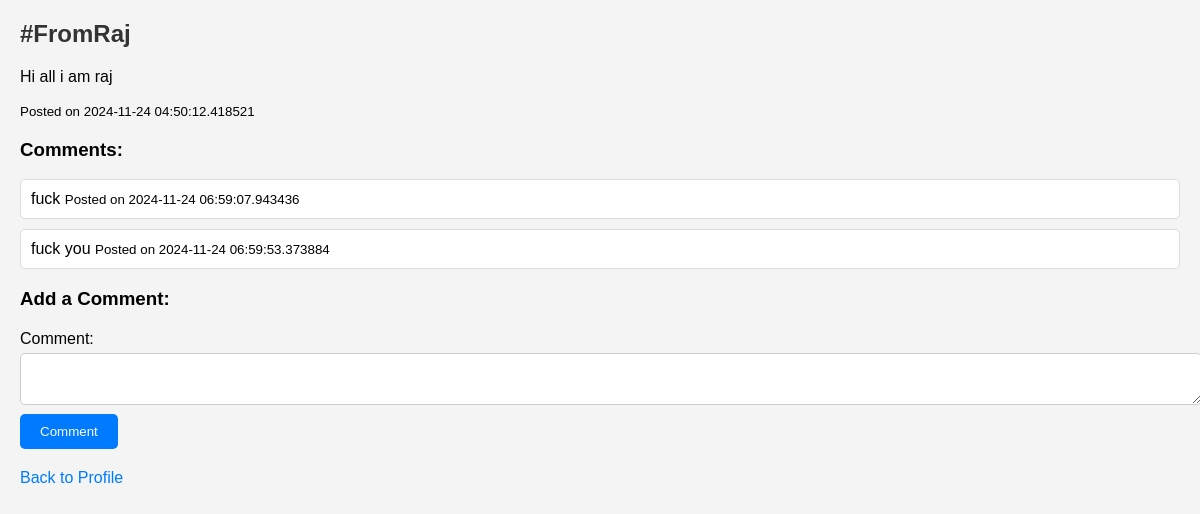
/post/1, run on the app's committed database.
### app.py (models this page shows)
class Post(db.Model):
    id = db.Column(db.Integer, primary_key=True)
    title = db.Column(db.String(150), nullable=False)
    content = db.Column(db.Text, nullable=False)
    timestamp = db.Column(db.DateTime, default=datetime.utcnow)
    user_id = db.Column(db.Integer, db.ForeignKey('user.id'), nullable=False)
    comments = db.relationship('Comment', backref='post', lazy=True)

class Comment(db.Model):
    id = db.Column(db.Integer, primary_key=True)
    content = db.Column(db.Text, nullable=False)
    timestamp = db.Column(db.DateTime, default=datetime.utcnow)
    post_id = db.Column(db.Integer, db.ForeignKey('post.id'), nullable=False)

### app.py (the view, shortened to what this page needs)
@app.route('/post/<int:post_id>', methods=['GET', 'POST'])
def post_details(post_id):
    post = Post.query.get_or_404(post_id)
    harassment_alert = None  # Initialize harassment alert
    return render_template(
        'post_details.html',
        post=post,
        harassment_alert=harassment_alert
    )

### templates/post_details.html (shortened to what this page needs)
{% extends "base.html" %}
{% block content %}
<h2>{{ post.title }}</h2>
<p>{{ post.content }}</p>
<small>Posted on {{ post.timestamp }}</small>
<h3>Comments:</h3>
<ul>
    {% for comment in post.comments %}
        <li>
            {{ comment.content }}
            <small>Posted on {{ comment.timestamp }}</small>
        </li>
    {% endfor %}
</ul>
<h3>Add a Comment:</h3>
<form method="POST">
    <label for="content">Comment:</label>
    <textarea id="content" name="content" required></textarea>
    <br>
    <button type="submit">Comment</button>
</form>
<a href="{{ url_for('home') }}">Back to Profile</a>
{% endblock %}

### static/css/styles.css (style rules this page uses)
body { font-family: Arial, sans-serif; margin: 20px; padding: 0; background-color: #f4f4f4; }
h2 { color: #333; }
form { margin: 20px 0; }
input, textarea { margin: 5px 0; padding: 10px; width: 100%; border: 1px solid #ccc; border-radius: 5px; }
button { padding: 10px 20px; background-color: #007BFF; color: #fff; border: none; border-radius: 5px; cursor: pointer; }
ul { list-style-type: none; padding: 0; }
li { margin: 10px 0; padding: 10px; background: #fff; border: 1px solid #ddd; border-radius: 5px; }
a { color: #007BFF; text-decoration: none; }

### data on the page
Post: title "#FromRaj", content "Hi all i am raj", timestamp "2024-11-24 04:50:12.418521"
Comment: content "fuck", timestamp "2024-11-24 06:59:07.943436"
Comment: content "fuck you", timestamp "2024-11-24 06:59:53.373884"
